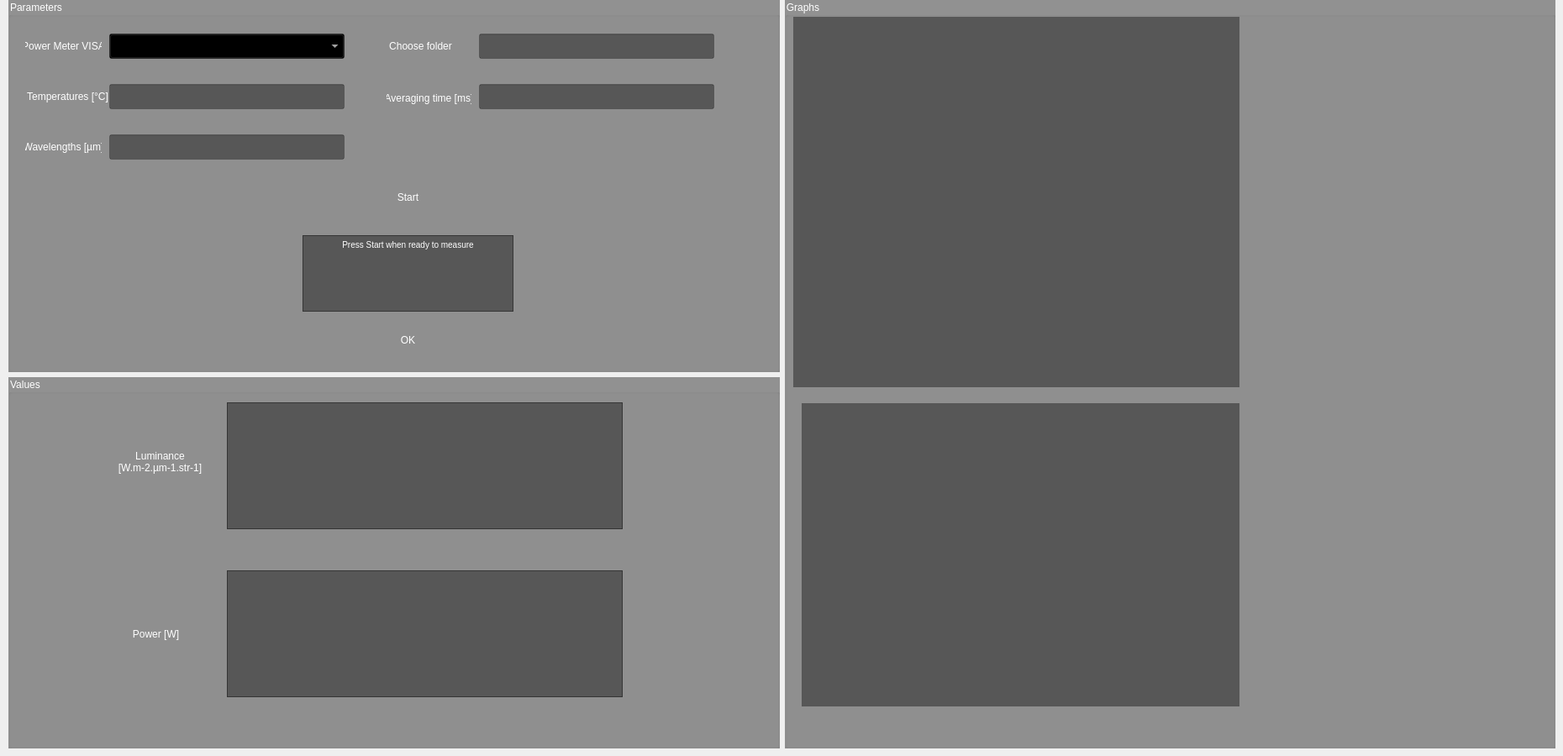
    <widget class="QWidget" name="Calibration">
     <property name="autoFillBackground">
      <bool>false</bool>
     </property>
     <attribute name="title">
      <string>Calibration</string>
     </attribute>
     <widget class="QWidget" name="gridLayoutWidget">
      <property name="geometry">
       <rect>
        <x>10</x>
        <y>0</y>
        <width>1841</width>
        <height>891</height>
       </rect>
      </property>
      <layout class="QGridLayout" name="gridLayout">
       <item row="0" column="1" rowspan="2">
        <widget class="QGroupBox" name="cal_graphs">
         <property name="enabled">
          <bool>true</bool>
         </property>
         <property name="styleSheet">
          <string notr="true">background : rgba(0,0,0,100);
color: rgb(255,255,255)</string>
         </property>
         <property name="title">
          <string>Graphs</string>
         </property>
         <widget class="QLabel" name="labelgraphUp">
          <property name="geometry">
           <rect>
            <x>10</x>
            <y>20</y>
            <width>531</width>
            <height>441</height>
           </rect>
          </property>
          <property name="text">
           <string/>
          </property>
         </widget>
         <widget class="QWidget" name="widget" native="true">
          <property name="geometry">
           <rect>
            <x>20</x>
            <y>480</y>
            <width>521</width>
            <height>361</height>
           </rect>
          </property>
         </widget>
        </widget>
       </item>
       <item row="0" column="0">
        <widget class="QGroupBox" name="cal_parameters">
         <property name="enabled">
          <bool>true</bool>
         </property>
         <property name="acceptDrops">
          <bool>false</bool>
         </property>
         <property name="autoFillBackground">
          <bool>false</bool>
         </property>
         <property name="styleSheet">
          <string notr="true">background : rgba(0,0,0,100);
color: rgb(255,255,255)</string>
         </property>
         <property name="title">
          <string>Parameters</string>
         </property>
         <property name="flat">
          <bool>false</bool>
         </property>
         <property name="checkable">
          <bool>false</bool>
         </property>
         <widget class="QPushButton" name="chooseFolder">
          <property name="geometry">
           <rect>
            <x>430</x>
            <y>40</y>
            <width>121</width>
            <height>30</height>
           </rect>
          </property>
          <property name="text">
           <string>Choose folder</string>
          </property>
          <property name="checkable">
           <bool>false</bool>
          </property>
          <property name="autoExclusive">
           <bool>false</bool>
          </property>
          <property name="autoDefault">
           <bool>false</bool>
          </property>
          <property name="default">
           <bool>true</bool>
          </property>
          <property name="flat">
           <bool>true</bool>
          </property>
         </widget>
         <widget class="QLabel" name="labelTemp">
          <property name="enabled">
           <bool>false</bool>
          </property>
          <property name="geometry">
           <rect>
            <x>20</x>
            <y>100</y>
            <width>101</width>
            <height>30</height>
           </rect>
          </property>
          <property name="styleSheet">
           <string notr="true">background : rgba(255,255,255,0)
</string>
          </property>
          <property name="lineWidth">
           <number>0</number>
          </property>
          <property name="text">
           <string>Temperatures [°C]</string>
          </property>
          <property name="alignment">
           <set>Qt::AlignCenter</set>
          </property>
         </widget>
         <widget class="QLineEdit" name="temperature">
          <property name="geometry">
           <rect>
            <x>120</x>
            <y>100</y>
            <width>280</width>
            <height>30</height>
           </rect>
          </property>
          <property name="maximumSize">
           <size>
            <width>280</width>
            <height>16777215</height>
           </size>
          </property>
          <property name="toolTip">
           <string>&lt;html&gt;&lt;head/&gt;&lt;body&gt;&lt;p&gt;&lt;span style=&quot; color:#aa55ff;&quot;&gt;[T1,...,Ti,...,Tn] - Temperatures of calibration&lt;/span&gt;&lt;/p&gt;&lt;/body&gt;&lt;/html&gt;</string>
          </property>
          <property name="styleSheet">
           <string notr="true"/>
          </property>
          <property name="text">
           <string/>
          </property>
          <property name="alignment">
           <set>Qt::AlignRight|Qt::AlignTrailing|Qt::AlignVCenter</set>
          </property>
         </widget>
         <widget class="QLabel" name="labelWv">
          <property name="enabled">
           <bool>true</bool>
          </property>
          <property name="geometry">
           <rect>
            <x>20</x>
            <y>160</y>
            <width>91</width>
            <height>30</height>
           </rect>
          </property>
          <property name="styleSheet">
           <string notr="true">background : rgba(255,255,255,0)</string>
          </property>
          <property name="text">
           <string>Wavelengths [µm]</string>
          </property>
          <property name="alignment">
           <set>Qt::AlignCenter</set>
          </property>
         </widget>
         <widget class="QLineEdit" name="wavelength">
          <property name="geometry">
           <rect>
            <x>120</x>
            <y>160</y>
            <width>280</width>
            <height>30</height>
           </rect>
          </property>
          <property name="maximumSize">
           <size>
            <width>280</width>
            <height>16777215</height>
           </size>
          </property>
          <property name="toolTip">
           <string>&lt;html&gt;&lt;head/&gt;&lt;body&gt;&lt;p&gt;&lt;span style=&quot; color:#aa55ff;&quot;&gt;[w1,...,wj,...,wn]&lt;/span&gt;&lt;/p&gt;&lt;/body&gt;&lt;/html&gt;</string>
          </property>
          <property name="styleSheet">
           <string notr="true"/>
          </property>
          <property name="text">
           <string/>
          </property>
          <property name="alignment">
           <set>Qt::AlignRight|Qt::AlignTrailing|Qt::AlignVCenter</set>
          </property>
         </widget>
         <widget class="QLabel" name="labelAvg">
          <property name="enabled">
           <bool>false</bool>
          </property>
          <property name="geometry">
           <rect>
            <x>450</x>
            <y>102</y>
            <width>101</width>
            <height>30</height>
           </rect>
          </property>
          <property name="styleSheet">
           <string notr="true">background : rgba(255,255,255,0)
</string>
          </property>
          <property name="lineWidth">
           <number>0</number>
          </property>
          <property name="text">
           <string>Averaging time [ms]</string>
          </property>
          <property name="alignment">
           <set>Qt::AlignCenter</set>
          </property>
         </widget>
         <widget class="QLineEdit" name="avg_time">
          <property name="geometry">
           <rect>
            <x>560</x>
            <y>100</y>
            <width>280</width>
            <height>30</height>
           </rect>
          </property>
          <property name="maximumSize">
           <size>
            <width>280</width>
            <height>16777215</height>
           </size>
          </property>
          <property name="toolTip">
           <string>&lt;html&gt;&lt;head/&gt;&lt;body&gt;&lt;p&gt;&lt;span style=&quot; color:#aa55ff;&quot;&gt;[A1,...,Aj,...,Ap]&lt;/span&gt;&lt;/p&gt;&lt;/body&gt;&lt;/html&gt;</string>
          </property>
          <property name="whatsThis">
           <string>&lt;html&gt;&lt;head/&gt;&lt;body&gt;&lt;p&gt;&lt;span style=&quot; color:#aa55ff;&quot;&gt;[A1,A2,A3,A4]&lt;/span&gt;&lt;/p&gt;&lt;/body&gt;&lt;/html&gt;</string>
          </property>
          <property name="styleSheet">
           <string notr="true"/>
          </property>
          <property name="text">
           <string/>
          </property>
          <property name="alignment">
           <set>Qt::AlignRight|Qt::AlignTrailing|Qt::AlignVCenter</set>
          </property>
         </widget>
         <widget class="QPushButton" name="startButton">
          <property name="enabled">
           <bool>true</bool>
          </property>
          <property name="geometry">
           <rect>
            <x>390</x>
            <y>220</y>
            <width>171</width>
            <height>30</height>
           </rect>
          </property>
          <property name="styleSheet">
           <string notr="true"/>
          </property>
          <property name="text">
           <string>Start</string>
          </property>
          <property name="checkable">
           <bool>false</bool>
          </property>
          <property name="autoExclusive">
           <bool>false</bool>
          </property>
          <property name="autoDefault">
           <bool>false</bool>
          </property>
          <property name="default">
           <bool>true</bool>
          </property>
          <property name="flat">
           <bool>true</bool>
          </property>
         </widget>
         <widget class="QLabel" name="labelVISA">
          <property name="geometry">
           <rect>
            <x>20</x>
            <y>40</y>
            <width>91</width>
            <height>30</height>
           </rect>
          </property>
          <property name="font">
           <font>
            <italic>false</italic>
            <underline>false</underline>
            <strikeout>false</strikeout>
            <kerning>true</kerning>
           </font>
          </property>
          <property name="styleSheet">
           <string notr="true">background : rgba(255,255,255,0)</string>
          </property>
          <property name="text">
           <string>Power Meter VISA</string>
          </property>
          <property name="textFormat">
           <enum>Qt::AutoText</enum>
          </property>
          <property name="alignment">
           <set>Qt::AlignCenter</set>
          </property>
          <property name="wordWrap">
           <bool>false</bool>
          </property>
         </widget>
         <widget class="QComboBox" name="id_powermeter">
          <property name="geometry">
           <rect>
            <x>120</x>
            <y>40</y>
            <width>280</width>
            <height>30</height>
           </rect>
          </property>
          <property name="toolTip">
           <string>&lt;html&gt;&lt;head/&gt;&lt;body&gt;&lt;p&gt;&lt;span style=&quot; color:#aa55ff;&quot;&gt;Instrument adress&lt;/span&gt;&lt;/p&gt;&lt;/body&gt;&lt;/html&gt;</string>
          </property>
          <property name="autoFillBackground">
           <bool>false</bool>
          </property>
          <property name="styleSheet">
           <string notr="true"/>
          </property>
          <property name="editable">
           <bool>false</bool>
          </property>
          <property name="currentText">
           <string/>
          </property>
         </widget>
         <widget class="QTextBrowser" name="textTemperature">
          <property name="geometry">
           <rect>
            <x>350</x>
            <y>280</y>
            <width>251</width>
            <height>91</height>
           </rect>
          </property>
          <property name="lineWrapMode">
           <enum>QTextEdit::WidgetWidth</enum>
          </property>
          <property name="lineWrapColumnOrWidth">
           <number>0</number>
          </property>
          <property name="html">
           <string>&lt;!DOCTYPE HTML PUBLIC &quot;-//W3C//DTD HTML 4.0//EN&quot; &quot;http://www.w3.org/TR/REC-html40/strict.dtd&quot;&gt;
&lt;html&gt;&lt;head&gt;&lt;meta name=&quot;qrichtext&quot; content=&quot;1&quot; /&gt;&lt;style type=&quot;text/css&quot;&gt;
p, li { white-space: pre-wrap; }
&lt;/style&gt;&lt;/head&gt;&lt;body style=&quot; font-family:'MS Shell Dlg 2'; font-size:8.25pt; font-weight:400; font-style:normal;&quot;&gt;
&lt;p align=&quot;center&quot; style=&quot; margin-top:0px; margin-bottom:0px; margin-left:0px; margin-right:0px; -qt-block-indent:0; text-indent:0px;&quot;&gt;&lt;span style=&quot; font-size:7.8pt; vertical-align:middle;&quot;&gt;Press Start when ready to measure&lt;/span&gt;&lt;/p&gt;&lt;/body&gt;&lt;/html&gt;</string>
          </property>
         </widget>
         <widget class="QLineEdit" name="labelDir">
          <property name="geometry">
           <rect>
            <x>560</x>
            <y>40</y>
            <width>280</width>
            <height>30</height>
           </rect>
          </property>
         </widget>
         <widget class="QPushButton" name="okButton">
          <property name="enabled">
           <bool>false</bool>
          </property>
          <property name="geometry">
           <rect>
            <x>390</x>
            <y>390</y>
            <width>171</width>
            <height>30</height>
           </rect>
          </property>
          <property name="styleSheet">
           <string notr="true"/>
          </property>
          <property name="text">
           <string>OK</string>
          </property>
          <property name="checkable">
           <bool>false</bool>
          </property>
          <property name="autoExclusive">
           <bool>false</bool>
          </property>
          <property name="autoDefault">
           <bool>false</bool>
          </property>
          <property name="default">
           <bool>true</bool>
          </property>
          <property name="flat">
           <bool>true</bool>
          </property>
         </widget>
        </widget>
       </item>
       <item row="1" column="0">
        <widget class="QGroupBox" name="cal_values">
         <property name="styleSheet">
          <string notr="true">background : rgba(0,0,0,100);
color: rgb(255,255,255)</string>
         </property>
         <property name="title">
          <string>Values</string>
         </property>
         <widget class="QLabel" name="labelValPow">
          <property name="geometry">
           <rect>
            <x>135</x>
            <y>240</y>
            <width>81</width>
            <height>131</height>
           </rect>
          </property>
          <property name="styleSheet">
           <string notr="true">background : rgba(255,255,255,0)</string>
          </property>
          <property name="text">
           <string>Power [W]</string>
          </property>
          <property name="alignment">
           <set>Qt::AlignCenter</set>
          </property>
         </widget>
         <widget class="QLabel" name="labelvalLum">
          <property name="geometry">
           <rect>
            <x>100</x>
            <y>20</y>
            <width>161</width>
            <height>161</height>
           </rect>
          </property>
          <property name="styleSheet">
           <string notr="true">background : rgba(255,255,255,0)</string>
          </property>
          <property name="text">
           <string>Luminance [W.m-2.µm-1.str-1]</string>
          </property>
          <property name="alignment">
           <set>Qt::AlignCenter</set>
          </property>
          <property name="wordWrap">
           <bool>true</bool>
          </property>
         </widget>
         <widget class="QTextBrowser" name="valLum">
          <property name="geometry">
           <rect>
            <x>260</x>
            <y>30</y>
            <width>471</width>
            <height>151</height>
           </rect>
          </property>
          <property name="toolTip">
           <string>&lt;html&gt;&lt;head/&gt;&lt;body&gt;&lt;p&gt;&lt;span style=&quot; color:#aa55ff;&quot;&gt;Luminance with Planck's law (emissivity = 1 ; T +/- correction of the blackbody, see blackbody_calibration.py)&lt;/span&gt;&lt;/p&gt;&lt;/body&gt;&lt;/html&gt;</string>
          </property>
         </widget>
         <widget class="QTextBrowser" name="valPow">
          <property name="geometry">
           <rect>
            <x>260</x>
            <y>230</y>
            <width>471</width>
            <height>151</height>
           </rect>
          </property>
          <property name="toolTip">
           <string>&lt;html&gt;&lt;head/&gt;&lt;body&gt;&lt;p&gt;&lt;span style=&quot; color:#aa55ff;&quot;&gt;Power received by the photodiodes&lt;/span&gt;&lt;/p&gt;&lt;/body&gt;&lt;/html&gt;</string>
          </property>
         </widget>
        </widget>
       </item>
      </layout>
     </widget>
    </widget>
